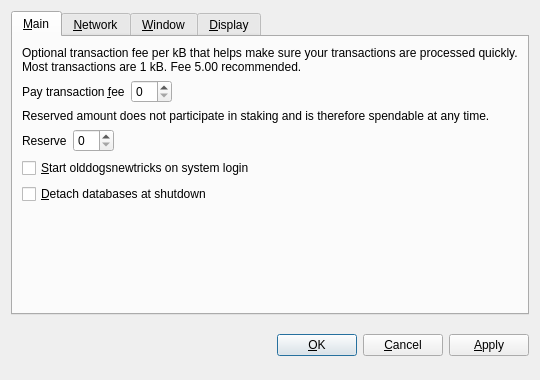
<?xml version="1.0" encoding="UTF-8"?>
<ui version="4.0">
 <class>OptionsDialog</class>
 <widget class="QDialog" name="OptionsDialog">
  <property name="geometry">
   <rect>
    <x>0</x>
    <y>0</y>
    <width>540</width>
    <height>380</height>
   </rect>
  </property>
  <property name="windowTitle">
   <string>Options</string>
  </property>
  <property name="modal">
   <bool>true</bool>
  </property>
  <layout class="QVBoxLayout" name="verticalLayout">
   <item>
    <widget class="QTabWidget" name="tabWidget">
     <property name="tabPosition">
      <enum>QTabWidget::North</enum>
     </property>
     <property name="currentIndex">
      <number>0</number>
     </property>
     <widget class="QWidget" name="tabMain">
      <attribute name="title">
       <string>&amp;Main</string>
      </attribute>
      <layout class="QVBoxLayout" name="verticalLayout_Main">
       <item>
        <widget class="QLabel" name="transactionFeeInfoLabel">
         <property name="text">
          <string>Optional transaction fee per kB that helps make sure your transactions are processed quickly. Most transactions are 1 kB. Fee 5.00 recommended.</string>
         </property>
         <property name="textFormat">
          <enum>Qt::PlainText</enum>
         </property>
         <property name="wordWrap">
          <bool>true</bool>
         </property>
        </widget>
       </item>
       <item>
        <layout class="QHBoxLayout" name="horizontalLayoutFee">
         <item>
          <widget class="QLabel" name="transactionFeeLabel">
           <property name="text">
            <string>Pay transaction &amp;fee</string>
           </property>
           <property name="textFormat">
            <enum>Qt::PlainText</enum>
           </property>
           <property name="buddy">
            <cstring>transactionFee</cstring>
           </property>
          </widget>
         </item>
         <item>
          <widget class="BitcoinAmountField" name="transactionFee"/>
         </item>
         <item>
          <spacer name="horizontalSpacerFee">
           <property name="orientation">
            <enum>Qt::Horizontal</enum>
           </property>
           <property name="sizeHint" stdset="0">
            <size>
             <width>40</width>
             <height>20</height>
            </size>
           </property>
          </spacer>
         </item>
        </layout>
       </item>
       <item>
        <widget class="QLabel" name="reserveBalanceInfoLabel">
         <property name="text">
          <string>Reserved amount does not participate in staking and is therefore spendable at any time.</string>
         </property>
         <property name="textFormat">
          <enum>Qt::PlainText</enum>
         </property>
         <property name="wordWrap">
          <bool>true</bool>
         </property>
        </widget>
       </item>
       <item>
        <layout class="QHBoxLayout" name="horizontalLayoutReserveBalance">
         <item>
          <widget class="QLabel" name="reserveBalanceLabel">
           <property name="text">
            <string>Reserve</string>
           </property>
           <property name="textFormat">
            <enum>Qt::PlainText</enum>
           </property>
           <property name="buddy">
            <cstring>reserveBalance</cstring>
           </property>
          </widget>
         </item>
         <item>
          <widget class="BitcoinAmountField" name="reserveBalance"/>
         </item>
         <item>
          <spacer name="horizontalSpacerReserveBalance">
           <property name="orientation">
            <enum>Qt::Horizontal</enum>
           </property>
           <property name="sizeHint" stdset="0">
            <size>
             <width>40</width>
             <height>20</height>
            </size>
           </property>
          </spacer>
         </item>
        </layout>
       </item>
       <item>
        <widget class="QCheckBox" name="bitcoinAtStartup">
         <property name="toolTip">
          <string>Automatically start olddogsnewtricks after logging in to the system.</string>
         </property>
         <property name="text">
          <string>&amp;Start olddogsnewtricks on system login</string>
         </property>
        </widget>
       </item>
       <item>
        <widget class="QCheckBox" name="detachDatabases">
         <property name="toolTip">
          <string>Detach block and address databases at shutdown. This means they can be moved to another data directory, but it slows down shutdown. The wallet is always detached.</string>
         </property>
         <property name="text">
          <string>&amp;Detach databases at shutdown</string>
         </property>
        </widget>
       </item>
       <item>
        <spacer name="verticalSpacer_Main">
         <property name="orientation">
          <enum>Qt::Vertical</enum>
         </property>
         <property name="sizeHint" stdset="0">
          <size>
           <width>20</width>
           <height>40</height>
          </size>
         </property>
        </spacer>
       </item>
      </layout>
     </widget>
     <widget class="QWidget" name="tabNetwork">
      <attribute name="title">
       <string>&amp;Network</string>
      </attribute>
      <layout class="QVBoxLayout" name="verticalLayout_Network">
       <item>
        <widget class="QCheckBox" name="mapPortUpnp">
         <property name="toolTip">
          <string>Automatically open the olddogsnewtricks client port on the router. This only works when your router supports UPnP and it is enabled.</string>
         </property>
         <property name="text">
          <string>Map port using &amp;UPnP</string>
         </property>
        </widget>
       </item>
       <item>
        <widget class="QCheckBox" name="connectSocks">
         <property name="toolTip">
          <string>Connect to the olddogsnewtricks network through a SOCKS proxy (e.g. when connecting through Tor).</string>
         </property>
         <property name="text">
          <string>&amp;Connect through SOCKS proxy:</string>
         </property>
        </widget>
       </item>
       <item>
        <layout class="QHBoxLayout" name="horizontalLayout_Network">
         <item>
          <widget class="QLabel" name="proxyIpLabel">
           <property name="text">
            <string>Proxy &amp;IP:</string>
           </property>
           <property name="textFormat">
            <enum>Qt::PlainText</enum>
           </property>
           <property name="buddy">
            <cstring>proxyIp</cstring>
           </property>
          </widget>
         </item>
         <item>
          <widget class="QValidatedLineEdit" name="proxyIp">
           <property name="maximumSize">
            <size>
             <width>140</width>
             <height>16777215</height>
            </size>
           </property>
           <property name="toolTip">
            <string>IP address of the proxy (e.g. 127.0.0.1)</string>
           </property>
          </widget>
         </item>
         <item>
          <widget class="QLabel" name="proxyPortLabel">
           <property name="text">
            <string>&amp;Port:</string>
           </property>
           <property name="textFormat">
            <enum>Qt::PlainText</enum>
           </property>
           <property name="buddy">
            <cstring>proxyPort</cstring>
           </property>
          </widget>
         </item>
         <item>
          <widget class="QLineEdit" name="proxyPort">
           <property name="maximumSize">
            <size>
             <width>55</width>
             <height>16777215</height>
            </size>
           </property>
           <property name="toolTip">
            <string>Port of the proxy (e.g. 9050)</string>
           </property>
          </widget>
         </item>
         <item>
          <widget class="QLabel" name="socksVersionLabel">
           <property name="text">
            <string>SOCKS &amp;Version:</string>
           </property>
           <property name="textFormat">
            <enum>Qt::PlainText</enum>
           </property>
           <property name="buddy">
            <cstring>socksVersion</cstring>
           </property>
          </widget>
         </item>
         <item>
          <widget class="QValueComboBox" name="socksVersion">
           <property name="toolTip">
            <string>SOCKS version of the proxy (e.g. 5)</string>
           </property>
          </widget>
         </item>
         <item>
          <spacer name="horizontalSpacer_Network">
           <property name="orientation">
            <enum>Qt::Horizontal</enum>
           </property>
           <property name="sizeHint" stdset="0">
            <size>
             <width>40</width>
             <height>20</height>
            </size>
           </property>
          </spacer>
         </item>
        </layout>
       </item>
       <item>
        <spacer name="verticalSpacer_Network">
         <property name="orientation">
          <enum>Qt::Vertical</enum>
         </property>
         <property name="sizeHint" stdset="0">
          <size>
           <width>20</width>
           <height>40</height>
          </size>
         </property>
        </spacer>
       </item>
      </layout>
     </widget>
     <widget class="QWidget" name="tabWindow">
      <attribute name="title">
       <string>&amp;Window</string>
      </attribute>
      <layout class="QVBoxLayout" name="verticalLayout_Window">
       <item>
        <widget class="QCheckBox" name="minimizeToTray">
         <property name="toolTip">
          <string>Show only a tray icon after minimizing the window.</string>
         </property>
         <property name="text">
          <string>&amp;Minimize to the tray instead of the taskbar</string>
         </property>
        </widget>
       </item>
       <item>
        <widget class="QCheckBox" name="minimizeOnClose">
         <property name="toolTip">
          <string>Minimize instead of exit the application when the window is closed. When this option is enabled, the application will be closed only after selecting Quit in the menu.</string>
         </property>
         <property name="text">
          <string>M&amp;inimize on close</string>
         </property>
        </widget>
       </item>
       <item>
        <spacer name="verticalSpacer_Window">
         <property name="orientation">
          <enum>Qt::Vertical</enum>
         </property>
         <property name="sizeHint" stdset="0">
          <size>
           <width>20</width>
           <height>40</height>
          </size>
         </property>
        </spacer>
       </item>
      </layout>
     </widget>
     <widget class="QWidget" name="tabDisplay">
      <attribute name="title">
       <string>&amp;Display</string>
      </attribute>
      <layout class="QVBoxLayout" name="verticalLayout_Display">
       <item>
        <layout class="QHBoxLayout" name="horizontalLayout_1_Display">
         <item>
          <widget class="QLabel" name="langLabel">
           <property name="text">
            <string>User Interface &amp;language:</string>
           </property>
           <property name="textFormat">
            <enum>Qt::PlainText</enum>
           </property>
           <property name="buddy">
            <cstring>lang</cstring>
           </property>
          </widget>
         </item>
         <item>
          <widget class="QValueComboBox" name="lang">
           <property name="toolTip">
            <string>The user interface language can be set here. This setting will take effect after restarting olddogsnewtricks.</string>
           </property>
          </widget>
         </item>
        </layout>
       </item>
       <item>
        <layout class="QHBoxLayout" name="horizontalLayout_2_Display">
         <item>
          <widget class="QLabel" name="unitLabel">
           <property name="text">
            <string>&amp;Unit to show amounts in:</string>
           </property>
           <property name="textFormat">
            <enum>Qt::PlainText</enum>
           </property>
           <property name="buddy">
            <cstring>unit</cstring>
           </property>
          </widget>
         </item>
         <item>
          <widget class="QValueComboBox" name="unit">
           <property name="toolTip">
            <string>Choose the default subdivision unit to show in the interface and when sending coins.</string>
           </property>
          </widget>
         </item>
        </layout>
       </item>
       <item>
        <widget class="QCheckBox" name="displayAddresses">
         <property name="toolTip">
          <string>Whether to show olddogsnewtricks addresses in the transaction list or not.</string>
         </property>
         <property name="text">
          <string>&amp;Display addresses in transaction list</string>
         </property>
        </widget>
       </item>
       <item>
        <widget class="QCheckBox" name="coinControlFeatures">
         <property name="toolTip">
          <string>Whether to show coin control features or not.</string>
         </property>
         <property name="text">
          <string>Display coin &amp;control features (experts only!)</string>
         </property>
        </widget>
       </item>
       <item>
        <spacer name="verticalSpacer_Display">
         <property name="orientation">
          <enum>Qt::Vertical</enum>
         </property>
         <property name="sizeHint" stdset="0">
          <size>
           <width>20</width>
           <height>40</height>
          </size>
         </property>
        </spacer>
       </item>
      </layout>
     </widget>
    </widget>
   </item>
   <item>
    <layout class="QHBoxLayout" name="horizontalLayout_Buttons">
     <item>
      <spacer name="horizontalSpacer_1">
       <property name="orientation">
        <enum>Qt::Horizontal</enum>
       </property>
       <property name="sizeHint" stdset="0">
        <size>
         <width>40</width>
         <height>48</height>
        </size>
       </property>
      </spacer>
     </item>
     <item>
      <widget class="QLabel" name="statusLabel">
       <property name="font">
        <font>
         <weight>75</weight>
         <bold>true</bold>
        </font>
       </property>
       <property name="text">
        <string/>
       </property>
       <property name="textFormat">
        <enum>Qt::PlainText</enum>
       </property>
       <property name="wordWrap">
        <bool>true</bool>
       </property>
      </widget>
     </item>
     <item>
      <spacer name="horizontalSpacer_2">
       <property name="orientation">
        <enum>Qt::Horizontal</enum>
       </property>
       <property name="sizeHint" stdset="0">
        <size>
         <width>40</width>
         <height>48</height>
        </size>
       </property>
      </spacer>
     </item>
     <item>
      <widget class="QPushButton" name="okButton">
       <property name="text">
        <string>&amp;OK</string>
       </property>
      </widget>
     </item>
     <item>
      <widget class="QPushButton" name="cancelButton">
       <property name="text">
        <string>&amp;Cancel</string>
       </property>
       <property name="autoDefault">
        <bool>false</bool>
       </property>
      </widget>
     </item>
     <item>
      <widget class="QPushButton" name="applyButton">
       <property name="text">
        <string>&amp;Apply</string>
       </property>
       <property name="autoDefault">
        <bool>false</bool>
       </property>
      </widget>
     </item>
    </layout>
   </item>
  </layout>
 </widget>
 <customwidgets>
  <customwidget>
   <class>BitcoinAmountField</class>
   <extends>QSpinBox</extends>
   <header>bitcoinamountfield.h</header>
  </customwidget>
  <customwidget>
   <class>QValueComboBox</class>
   <extends>QComboBox</extends>
   <header>qvaluecombobox.h</header>
  </customwidget>
  <customwidget>
   <class>QValidatedLineEdit</class>
   <extends>QLineEdit</extends>
   <header>qvalidatedlineedit.h</header>
  </customwidget>
 </customwidgets>
 <resources/>
 <connections/>
</ui>
